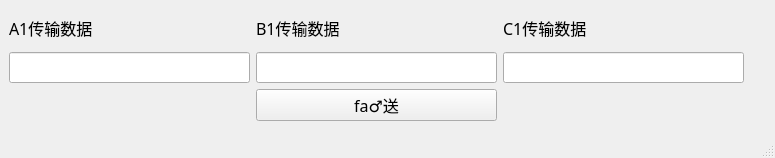
<?xml version="1.0" encoding="UTF-8"?>
<ui version="4.0">
 <class>MainWindow</class>
 <widget class="QMainWindow" name="MainWindow">
  <property name="geometry">
   <rect>
    <x>0</x>
    <y>0</y>
    <width>775</width>
    <height>158</height>
   </rect>
  </property>
  <property name="font">
   <font>
    <family>Agave Nerd Font Mono</family>
    <pointsize>12</pointsize>
   </font>
  </property>
  <property name="windowTitle">
   <string>MainWindow</string>
  </property>
  <widget class="QWidget" name="centralwidget">
   <layout class="QGridLayout" name="gridLayout">
    <item row="0" column="0">
     <widget class="QLabel" name="label_A">
      <property name="text">
       <string>A1传输数据</string>
      </property>
     </widget>
    </item>
    <item row="1" column="2">
     <widget class="QLineEdit" name="lineEdit_B">
      <property name="font">
       <font>
        <family>Agave Nerd Font Mono</family>
        <pointsize>12</pointsize>
       </font>
      </property>
      <property name="text">
       <string/>
      </property>
      <property name="readOnly">
       <bool>true</bool>
      </property>
     </widget>
    </item>
    <item row="1" column="0">
     <widget class="QLineEdit" name="lineEdit_A">
      <property name="font">
       <font>
        <family>Agave Nerd Font Mono</family>
        <pointsize>12</pointsize>
       </font>
      </property>
      <property name="text">
       <string/>
      </property>
      <property name="readOnly">
       <bool>true</bool>
      </property>
     </widget>
    </item>
    <item row="0" column="4">
     <widget class="QLabel" name="label">
      <property name="font">
       <font>
        <family>Adobe Devanagari</family>
        <pointsize>20</pointsize>
        <weight>50</weight>
        <bold>false</bold>
       </font>
      </property>
      <property name="text">
       <string/>
      </property>
     </widget>
    </item>
    <item row="1" column="3">
     <widget class="QLineEdit" name="lineEdit_C">
      <property name="font">
       <font>
        <family>Agave Nerd Font Mono</family>
        <pointsize>12</pointsize>
       </font>
      </property>
      <property name="text">
       <string/>
      </property>
      <property name="readOnly">
       <bool>true</bool>
      </property>
     </widget>
    </item>
    <item row="2" column="2">
     <widget class="QPushButton" name="pushButton">
      <property name="text">
       <string>fa♂送</string>
      </property>
     </widget>
    </item>
    <item row="0" column="2">
     <widget class="QLabel" name="label_B">
      <property name="text">
       <string>B1传输数据</string>
      </property>
     </widget>
    </item>
    <item row="0" column="3">
     <widget class="QLabel" name="label_C">
      <property name="text">
       <string>C1传输数据</string>
      </property>
     </widget>
    </item>
   </layout>
  </widget>
  <widget class="QMenuBar" name="menubar">
   <property name="geometry">
    <rect>
     <x>0</x>
     <y>0</y>
     <width>775</width>
     <height>22</height>
    </rect>
   </property>
  </widget>
  <widget class="QStatusBar" name="statusbar"/>
 </widget>
 <resources/>
 <connections/>
</ui>
